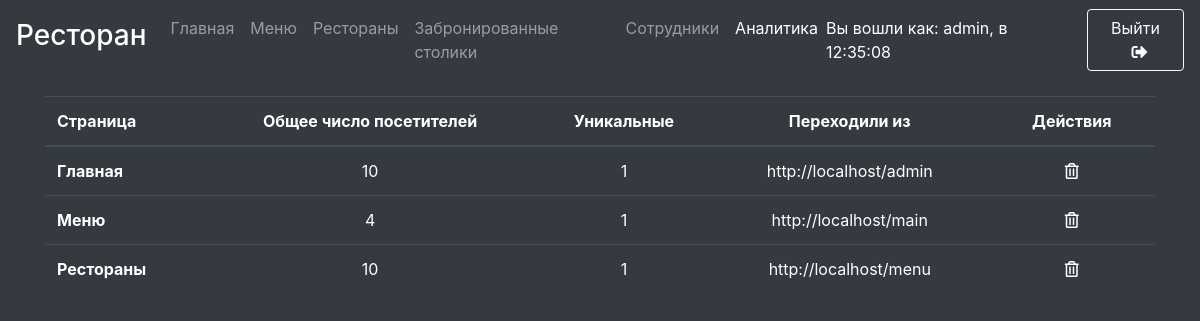
/admin.php (signed in), run on the app's committed database.
### tables this page shows
CREATE TABLE `pages` (
  `page_id` int(11) NOT NULL AUTO_INCREMENT,
  `page_url` varchar(60) NOT NULL,
  `page_title` varchar(100) DEFAULT NULL,
  PRIMARY KEY (`page_id`)
);

CREATE TABLE `analytics` (
  `visitor_id` int(11) NOT NULL AUTO_INCREMENT,
  `visitor_ip` varchar(12) NOT NULL,
  `visited_page_id` int(11) NOT NULL,
  `visited_this_page` int(11) NOT NULL DEFAULT 0,
  `visitor_ref` text NOT NULL,
  PRIMARY KEY (`visitor_id`)
);

### config/config.php (called while the page is built)
<?
    $_CONFIG = [
        'DATABASE' => [
            'HOST' => 'localhost',
            'NAME' => 'lab2',
            'USERNAME' => 'root',
            'PASS' => '',
            'CHARSET' => 'utf8',
            'CONNECT' => $_SERVER['DOCUMENT_ROOT'] . '/core/database/db-connect.php'
        ],
        'SRC_PATH' => $_SERVER['DOCUMENT_ROOT'] . '/core/src/',
        'FUNCTIONS_PATH' => $_SERVER['DOCUMENT_ROOT'] . '/core/functions/',
        'TEMPLATES' => [
            'HEADER' => $_SERVER['DOCUMENT_ROOT'] . '/core/templates/header.php',
            'FOOTER_ALL_SCRIPTS' => $_SERVER['DOCUMENT_ROOT'] . '/core/templates/footer-all-scripts.php',
            'FOOTER_BOOTSTRAP' => $_SERVER['DOCUMENT_ROOT'] . '/core/templates/footer-bootstrap-scripts.php',
            'FOOTER_CRUD' => $_SERVER['DOCUMENT_ROOT'] . '/core/templates/footer-crud.php',
        ],
        'ANALITYCS' => [
            'MODULE_FOLDER' => $_SERVER['DOCUMENT_ROOT'] . '/core/magic/analitycs',
            'FULL_PATH_TO_MODULE' => $_SERVER['DOCUMENT_ROOT'] . '/core/magic/analitycs/analytics.php',
            'DEL' => 'core/magic/analitycs/delete-page',
        ],
        'RESERVATIONS' => [
            'MODULE_FOLDER' => $_SERVER['DOCUMENT_ROOT'] . '/core/magic/reservations',
            'HANDLE' => 'core/magic/reservations/handle-reservation',
            'CPY' => 'core/magic/reservations/copy-reservation',
            'DEL' => 'core/magic/reservations/delete-reservation',
            'OLD' => 'core/magic/reservations/delete-old-reservations',
        ],
        'EMPLOYEES' =>[
            'MODULE_FOLDER' => $_SERVER['DOCUMENT_ROOT'] . '/core/magic/employees',
            'HANDLE' => 'core/magic/employees/handle-employee',
            'CPY' => 'core/magic/employees/copy-employee',
            'DEL' => 'core/magic/employees/delete-employee',
            'PATH_TO_PHOTOS' => 'uploads/employees/',
            'FULL_PATH_TO_PHOTOS' => $_SERVER['DOCUMENT_ROOT'] . '/uploads/employees/',
            'IMAGE_W' => 100,
            'IMAGE_H' => 100
        ],
    ];

### admin.php (the view, shortened to what this page needs)
<?php
  if (!isset($_SESSION['login'])){
    header('HTTP/1.0 404 Not Found');
    header('Status: 404 Not Found');
  }
  else{
    require_once($_SERVER['DOCUMENT_ROOT'] . "/config/config.php");
?>
  <main role="main" id="main" style="min-height: 100vh" <? if (isset($_SESSION['login'])) echo "class=\"bg-dark\"";?>>
      <div class="mt-5 container">
          <? if ((!isset($_SESSION['login']) || ($db == NULL))):
              ?>
              <h1>
                Вы должны зайти в аккаунт чтобы просмотреть содержимое!
              </h1>
          <? elseif ($db):
              $pages = $db->query("SELECT * FROM pages");
          ?>
          <table class="table table-dark">
            <thead>
              <tr>
                <th scope="col">Страница</th>
                <th scope="col" class="text-center">Общее число посетителей</th>
                <th scope="col" class="text-center">Уникальные</th>
                <th scope="col" class="text-center">Переходили из</th>
                <th scope="col" class="text-center">Действия</th>
              </tr>
            </thead>
            <tbody>
              <? foreach($pages as $key => $page){
                  $page_id = $page["page_id"];?>
                  <tr>
                      <th scope="row"><a href="<?=$page["page_url"]?>"><?=$page["page_title"]?></a></th>
                      <td class="text-center">
                      <?
                        $count = 0;
                        $str = $db->prepare("SELECT visited_this_page FROM analytics WHERE visited_page_id = $page_id");
                        $str->execute();
                        $result = $str->fetchAll(PDO::FETCH_ASSOC);
                        foreach ($result as $value) {
                          $count += (int)$value["visited_this_page"];
                        }
                        echo $count;
                      ?>
                      </td>
                      <td class="text-center">
                      <?
                        $str = $db->prepare("SELECT visitor_id FROM analytics WHERE visited_page_id = $page_id");
                        $str->execute();
                        $result = $str->fetchAll(PDO::FETCH_ASSOC);
                        echo count($result);
                      ?>
                      </td>
                      <td class="text-center" style="width: 25%; ">
                      <?
                        $str = $db->prepare("SELECT visitor_ref FROM analytics WHERE visited_page_id = $page_id");
                        $str->execute();
                        $result = $str->fetchAll(PDO::FETCH_ASSOC);
                        foreach ($result as $key => $value) {
                          if ($key == 0)
                            echo "<a href=\"".$value["visitor_ref"]."\">".$value["visitor_ref"]."</a>";
                          else
                            echo ", <a href=\"".$value["visitor_ref"]."\">".$value["visitor_ref"]."</a>";
                        }
                      ?>
                      </td>
                      <td class="text-center" style="width: 15%; ">
                        <a title="Удалить" href="<?=$_CONFIG['ANALITYCS']['DEL']?>?id=<?=$page_id?>" class="text-white" rel="nofollow"><i class="far fa-trash-alt"></i></a>
                      </td>
                  </tr>
              <?}?>
            </tbody>
          </table>
          <?endif;?>
      </div>
  </main>
  <?
}?>

### core/src/css/main.css (style rules this page uses)
body { color: #5a5a5a; background-color: #f7ffb725; }
main { padding: 3rem 0 2rem; }
body { min-height: 100vh; }
table a { color: inherit!important; }

### core/src/css/all.css (style rules this page uses)
.fa, .fas, .far, .fal, .fad, .fab { -moz-osx-font-smoothing: grayscale; -webkit-font-smoothing: antialiased; display: inline-block; font-style: normal; font-variant: normal; text-rendering: auto; line-height: 1; }
.fa-trash-alt:before { content: "\f2ed"; }
.far { font-family: 'Font Awesome 5 Free'; font-weight: 400; }

### data on the page
pages: page_title "Главная", count "10", count($result) "1"
analytics: visitor_ref "http://localhost/admin"
pages: page_title "Меню", count "4", count($result) "1"
analytics: visitor_ref "http://localhost/main"
pages: page_title "Рестораны", count "10", count($result) "1"
analytics: visitor_ref "http://localhost/menu"

### other printed values
$_SESSION['login'] "admin"
$_SESSION['login_time'] "12:35:08"
